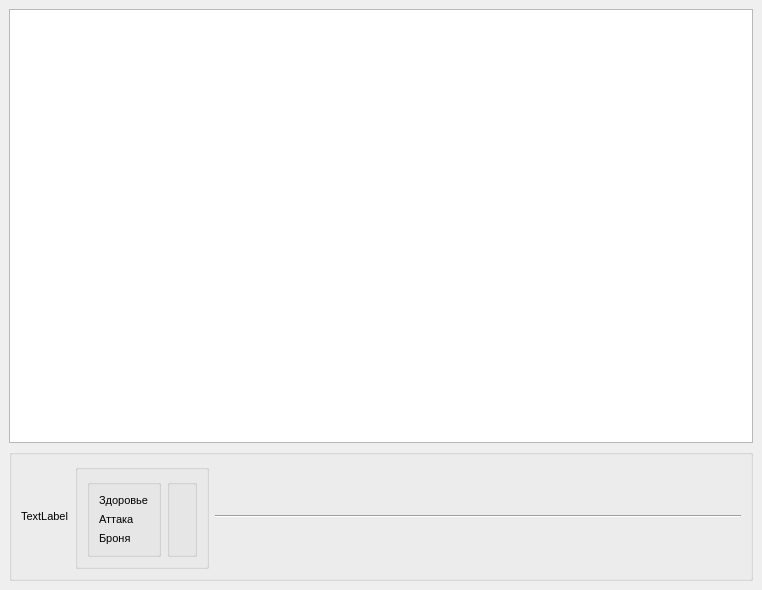
<?xml version="1.0" encoding="UTF-8"?>
<ui version="4.0">
 <class>MainWindow</class>
 <widget class="QMainWindow" name="MainWindow">
  <property name="geometry">
   <rect>
    <x>0</x>
    <y>0</y>
    <width>762</width>
    <height>590</height>
   </rect>
  </property>
  <property name="font">
   <font>
    <pointsize>8</pointsize>
   </font>
  </property>
  <property name="windowTitle">
   <string>MainWindow</string>
  </property>
  <widget class="QWidget" name="centralwidget">
   <layout class="QGridLayout" name="gridLayout">
    <item row="0" column="0">
     <widget class="QGraphicsView" name="graphicsView"/>
    </item>
    <item row="1" column="0">
     <widget class="QGroupBox" name="groupBox">
      <property name="title">
       <string/>
      </property>
      <layout class="QHBoxLayout" name="horizontalLayout">
       <item>
        <widget class="QLabel" name="playerAvatar">
         <property name="text">
          <string>TextLabel</string>
         </property>
        </widget>
       </item>
       <item>
        <widget class="QGroupBox" name="groupBox_3">
         <property name="title">
          <string/>
         </property>
         <layout class="QHBoxLayout" name="horizontalLayout_2">
          <item>
           <widget class="QGroupBox" name="groupBox_2">
            <property name="title">
             <string/>
            </property>
            <layout class="QVBoxLayout" name="verticalLayout">
             <item>
              <widget class="QLabel" name="staticHealth">
               <property name="text">
                <string>Здоровье</string>
               </property>
              </widget>
             </item>
             <item>
              <widget class="QLabel" name="staticAttack">
               <property name="text">
                <string>Аттака</string>
               </property>
              </widget>
             </item>
             <item>
              <widget class="QLabel" name="staticArmor">
               <property name="text">
                <string>Броня</string>
               </property>
              </widget>
             </item>
            </layout>
           </widget>
          </item>
          <item>
           <widget class="QGroupBox" name="groupBox_4">
            <property name="title">
             <string/>
            </property>
            <layout class="QVBoxLayout" name="verticalLayout_2">
             <item>
              <widget class="QLabel" name="healthText">
               <property name="text">
                <string/>
               </property>
              </widget>
             </item>
             <item>
              <widget class="QLabel" name="attackText">
               <property name="text">
                <string/>
               </property>
              </widget>
             </item>
             <item>
              <widget class="QLabel" name="armorText">
               <property name="text">
                <string/>
               </property>
              </widget>
             </item>
            </layout>
           </widget>
          </item>
         </layout>
        </widget>
       </item>
       <item>
        <widget class="Line" name="line">
         <property name="sizePolicy">
          <sizepolicy hsizetype="MinimumExpanding" vsizetype="Fixed">
           <horstretch>0</horstretch>
           <verstretch>0</verstretch>
          </sizepolicy>
         </property>
         <property name="orientation">
          <enum>Qt::Horizontal</enum>
         </property>
        </widget>
       </item>
      </layout>
     </widget>
    </item>
   </layout>
  </widget>
 </widget>
 <resources/>
 <connections/>
</ui>
